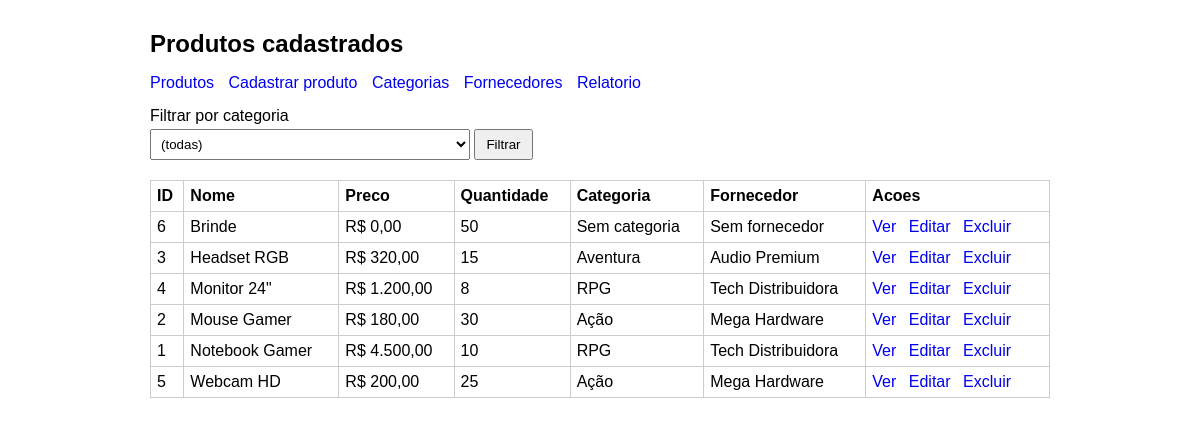
Screenshot of /aula_9/index.php with the database file from the repository.
### tables this page shows
CREATE TABLE produtos (
    id INT AUTO_INCREMENT PRIMARY KEY,
    nome VARCHAR(100) NOT NULL,
    preco DECIMAL(10,2) NOT NULL,
    quantidade INT NOT NULL DEFAULT 0,
    categoria_id INT NULL,
    fornecedor_id INT NULL,
    criado_em TIMESTAMP DEFAULT CURRENT_TIMESTAMP,
    FOREIGN KEY (categoria_id) REFERENCES categorias(id)
        ON DELETE SET NULL
        ON UPDATE CASCADE,
    FOREIGN KEY (fornecedor_id) REFERENCES fornecedores(id)
        ON DELETE SET NULL
        ON UPDATE CASCADE
);

CREATE TABLE categorias (
    id INT AUTO_INCREMENT PRIMARY KEY,
    nome VARCHAR(80) NOT NULL UNIQUE
);

CREATE TABLE fornecedores (
    id INT AUTO_INCREMENT PRIMARY KEY,
    nome VARCHAR(80) NOT NULL,
    telefone VARCHAR(20)
);

### aula_9/funcoes.php (called while the page is built, shortened)
<?php
function listarProdutosComCategoria(PDO $pdo): array
{
    $sql = "SELECT p.id,
                   p.nome,
                   p.preco,
                   p.quantidade,
                   c.nome AS categoria,
                   f.nome AS fornecedor
            FROM produtos p
            LEFT JOIN categorias c ON c.id = p.categoria_id
            LEFT JOIN fornecedores f ON f.id = p.fornecedor_id
            ORDER BY p.nome";
    return $pdo->query($sql)->fetchAll();
}

### aula_9/index.php (the view, shortened to what this page needs)
<?php
require_once 'config.php';
require_once 'funcoes.php';
$categoriaFiltro = isset($_GET['categoria_id']) && $_GET['categoria_id'] !== ''
    ? (int) $_GET['categoria_id']
    : null;
$produtos = $categoriaFiltro
    ? listarProdutosPorCategoria($pdo, $categoriaFiltro)
    : listarProdutosComCategoria($pdo);
?>
<!DOCTYPE html>
<html lang="pt-BR">
<head>
    <link rel="stylesheet" href="style.css">
</head>
<body>
    <div class="container">
        <h1>Produtos cadastrados</h1>
        <div class="menu">
            <a href="index.php">Produtos</a>
            <a href="cadastrar.php">Cadastrar produto</a>
            <a href="categorias.php">Categorias</a>
            <a href="fornecedores.php">Fornecedores</a>
            <a href="relatorio.php">Relatorio</a>
        </div>
        <form method="get">
            <label for="categoria_id">Filtrar por categoria</label>
            <select name="categoria_id" id="categoria_id">
                <option value="">(todas)</option>
            </select>
            <button type="submit">Filtrar</button>
        </form>
        <?php if (empty($produtos)): ?>
            <p>Nenhum produto cadastrado.</p>
        <?php else: ?>
            <table>
                <tr>
                    <th>ID</th>
                    <th>Nome</th>
                    <th>Preco</th>
                    <th>Quantidade</th>
                    <th>Categoria</th>
                    <th>Fornecedor</th>
                    <th>Acoes</th>
                </tr>
                <?php foreach ($produtos as $p): ?>
                    <tr>
                        <td><?= (int) $p['id'] ?></td>
                        <td><?= htmlspecialchars($p['nome'], ENT_QUOTES, 'UTF-8') ?></td>
                        <td>R$ <?= number_format($p['preco'], 2, ',', '.') ?></td>
                        <td><?= (int) $p['quantidade'] ?></td>
                        <td><?= htmlspecialchars($p['categoria'] ?? 'Sem categoria', ENT_QUOTES, 'UTF-8') ?></td>
                        <td><?= htmlspecialchars($p['fornecedor'] ?? 'Sem fornecedor', ENT_QUOTES, 'UTF-8') ?></td>
                        <td class="acoes">
                            <a href="detalhes.php?id=<?= (int) $p['id'] ?>">Ver</a>
                            <a href="editar.php?id=<?= (int) $p['id'] ?>">Editar</a>
                            <a href="excluir.php?id=<?= (int) $p['id'] ?>">Excluir</a>
                        </td>
                    </tr>
                <?php endforeach; ?>
            </table>
        <?php endif; ?>
    </div>
</body>
</html>

### aula_9/style.css (style rules this page uses)
body { margin: 0; font-family: Arial, sans-serif; background: #ffffff; color: #000000; }
.container { max-width: 900px; margin: 20px auto; padding: 10px; }
h1, h2 { margin-top: 0; font-size: 24px; }
a { color: #0000ee; text-decoration: none; }
.menu { margin-bottom: 15px; }
.menu a { margin-right: 10px; }
form { margin: 10px 0; }
label { display: block; margin-bottom: 4px; }
input[type="text"], input[type="number"], select { width: 100%; max-width: 320px; padding: 6px; box-sizing: border-box; margin-bottom: 10px; }
button, input[type="submit"] { padding: 6px 10px; }
table { width: 100%; border-collapse: collapse; margin-top: 10px; }
th, td { border: 1px solid #ccc; padding: 6px; text-align: left; }
.acoes a { margin-right: 8px; }

### rows the page displays
produtos: id "6", nome "Brinde", preco "0,00", quantidade "50", categoria "Sem categoria", fornecedor "Sem fornecedor"
produtos: id "3", nome "Headset RGB", preco "320,00", quantidade "15", categoria.nome "Aventura", fornecedor.nome "Audio Premium"
produtos: id "4", nome "Monitor 24\"", preco "1.200,00", quantidade "8", categoria.nome "RPG", fornecedor.nome "Tech Distribuidora"
produtos: id "2", nome "Mouse Gamer", preco "180,00", quantidade "30", categoria.nome "Ação", fornecedor.nome "Mega Hardware"
produtos: id "1", nome "Notebook Gamer", preco "4.500,00", quantidade "10", categoria.nome "RPG", fornecedor.nome "Tech Distribuidora"
produtos: id "5", nome "Webcam HD", preco "200,00", quantidade "25", categoria.nome "Ação", fornecedor.nome "Mega Hardware"
